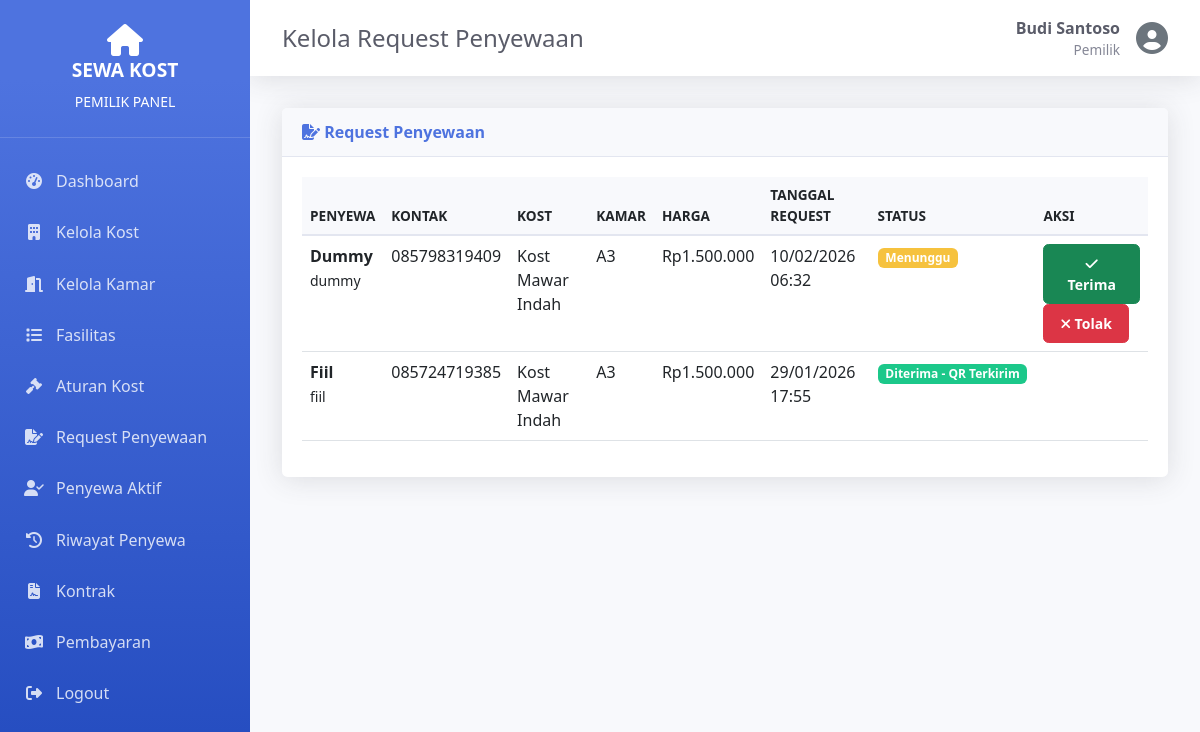
The app's page /pemilik/request_sewa.php (signed in) with its own data.
### tables this page shows
CREATE TABLE `request_sewa` (
  `id` int(11) NOT NULL AUTO_INCREMENT,
  `user_id` int(11) NOT NULL,
  `kamar_id` int(11) NOT NULL,
  `tanggal_request` datetime DEFAULT current_timestamp(),
  `status` enum('Menunggu','Diterima','Ditolak','Menunggu Konfirmasi','Selesai') DEFAULT 'Menunggu',
  `qr_code` varchar(255) DEFAULT NULL,
  `qr_expired` datetime DEFAULT NULL,
  `bukti_pembayaran` varchar(255) DEFAULT NULL,
  `created_at` datetime DEFAULT current_timestamp(),
  `updated_at` datetime DEFAULT current_timestamp() ON UPDATE current_timestamp(),
  PRIMARY KEY (`id`),
  KEY `user_id` (`user_id`),
  KEY `kamar_id` (`kamar_id`),
  CONSTRAINT `request_sewa_ibfk_1` FOREIGN KEY (`user_id`) REFERENCES `users` (`id`) ON DELETE CASCADE,
  CONSTRAINT `request_sewa_ibfk_2` FOREIGN KEY (`kamar_id`) REFERENCES `kamar` (`id`) ON DELETE CASCADE
);

CREATE TABLE `users` (
  `id` int(11) NOT NULL AUTO_INCREMENT,
  `username` varchar(50) NOT NULL,
  `password` varchar(255) NOT NULL,
  `nama_lengkap` varchar(100) NOT NULL,
  `email` varchar(100) DEFAULT NULL,
  `no_hp` varchar(20) DEFAULT NULL,
  `role` enum('admin','pemilik','pembeli') NOT NULL,
  `created_at` timestamp NOT NULL DEFAULT current_timestamp(),
  PRIMARY KEY (`id`),
  UNIQUE KEY `username` (`username`)
);

CREATE TABLE `kost` (
  `id` int(11) NOT NULL AUTO_INCREMENT,
  `pemilik_id` int(11) NOT NULL,
  `nama_kost` varchar(100) NOT NULL,
  `alamat` text NOT NULL,
  `kota` varchar(50) DEFAULT NULL,
  `deskripsi` text DEFAULT NULL,
  `foto` varchar(255) DEFAULT NULL,
  `created_at` timestamp NOT NULL DEFAULT current_timestamp(),
  PRIMARY KEY (`id`),
  KEY `pemilik_id` (`pemilik_id`),
  CONSTRAINT `kost_ibfk_1` FOREIGN KEY (`pemilik_id`) REFERENCES `users` (`id`) ON DELETE CASCADE
);

CREATE TABLE `kamar` (
  `id` int(11) NOT NULL AUTO_INCREMENT,
  `kost_id` int(11) NOT NULL,
  `nomor_kamar` varchar(20) NOT NULL,
  `harga_sewa` decimal(12,2) NOT NULL,
  `status` enum('Kosong','Terisi','Maintenance') DEFAULT 'Kosong',
  `foto` varchar(255) DEFAULT NULL,
  `fasilitas` text DEFAULT NULL,
  `created_at` timestamp NOT NULL DEFAULT current_timestamp(),
  PRIMARY KEY (`id`),
  KEY `kost_id` (`kost_id`),
  CONSTRAINT `kamar_ibfk_1` FOREIGN KEY (`kost_id`) REFERENCES `kost` (`id`) ON DELETE CASCADE
);

### lib/auth.php (called while the page is built, shortened)
<?php
require_once __DIR__ . '/database.php';
class Auth {
    public static function id() {
        return $_SESSION['user_id'] ?? null;
    }
}

### lib/database.php (called while the page is built, shortened)
<?php
class Database {
    private static $connection = null;
    public static function connect() {
        if (self::$connection === null) {
            self::$connection = new mysqli(DB_HOST, DB_USER, DB_PASS, DB_NAME);
            self::$connection->set_charset("utf8mb4");
        }
        return self::$connection;
    }
    public static function query($sql) {
        $conn = self::connect();
        $result = $conn->query($sql);
        return $result;
    }
    public static function fetchAll($sql) {
        $result = self::query($sql);
        $data = [];
        while ($row = $result->fetch_assoc()) {
            $data[] = $row;
        }
        return $data;
    }
}

### lib/request.php (called while the page is built, shortened)
<?php
require_once __DIR__.'/database.php';
require_once __DIR__.'/auth.php';
class RequestSewa{
    public static function getRequestByPemilik($pemilik_id){
        return Database::fetchAll("
            SELECT rs.*,
                   u.nama_lengkap,
                   u.username,
                   u.no_hp,
                   k.nomor_kamar,
                   ks.nama_kost,
                   k.harga_sewa,
                   k.foto as foto_kamar,
                   DATE_ADD(rs.created_at, INTERVAL 24 HOUR) as batas_waktu
            FROM request_sewa rs
            JOIN kamar k ON rs.kamar_id = k.id
            JOIN kost ks ON k.kost_id = ks.id
            JOIN users u ON rs.user_id = u.id
            WHERE ks.pemilik_id=$pemilik_id
            AND rs.status IN('Menunggu','Diterima','Menunggu Konfirmasi')
            ORDER BY rs.created_at DESC
        ");
    }
}
?>

### pemilik/request_sewa.php (the view, shortened to what this page needs)
<?php
require_once __DIR__ . '/../lib/auth.php';
require_once __DIR__ . '/../lib/database.php';
require_once __DIR__ . '/../lib/request.php';
$userId = Auth::id();
$requests = RequestSewa::getRequestByPemilik($userId);
include __DIR__ . '/../layout/header.php';
include __DIR__ . '/../layout/sidebar.php';
?>
<div class="card">
    <div class="card-header">
        <i class="fas fa-file-signature"></i> Request Penyewaan
    </div>
    <div class="card-body">
        <?php if (empty($requests)): ?>
        <div class="alert alert-info">
            <i class="fas fa-info-circle"></i> Belum ada request penyewaan
        </div>
        <?php else: ?>
        <div class="table-responsive">
            <table class="table table-hover">
                <thead>
                    <tr>
                        <th>Penyewa</th>
                        <th>Kontak</th>
                        <th>Kost</th>
                        <th>Kamar</th>
                        <th>Harga</th>
                        <th>Tanggal Request</th>
                        <th>Status</th>
                        <th>Aksi</th>
                    </tr>
                </thead>
                <tbody>
                    <?php foreach ($requests as $req): ?>
                    <tr>
                        <td>
                            <strong><?php echo htmlspecialchars($req['nama_lengkap']); ?></strong><br>
                            <small><?php echo htmlspecialchars($req['username']); ?></small>
                        </td>
                        <td><?php echo htmlspecialchars($req['no_hp']); ?></td>
                        <td><?php echo htmlspecialchars($req['nama_kost']); ?></td>
                        <td><?php echo htmlspecialchars($req['nomor_kamar']); ?></td>
                        <td>Rp<?php echo number_format($req['harga_sewa'], 0, ',', '.'); ?></td>
                        <td><?php echo date('d/m/Y H:i', strtotime($req['created_at'])); ?></td>
                        <td>
                            <?php if ($req['status'] === 'Menunggu'): ?>
                                <span class="badge bg-warning">Menunggu</span>
                            <?php elseif ($req['status'] === 'Diterima'): ?>
                                <span class="badge bg-success">Diterima - QR Terkirim</span>
                            <?php elseif ($req['status'] === 'Menunggu Konfirmasi'): ?>
                                <span class="badge bg-info">Menunggu Konfirmasi Bukti</span>
                            <?php endif; ?>
                        </td>
                        <td>
                            <?php if ($req['status'] === 'Menunggu'): ?>
                            <form method="POST" class="d-inline" onsubmit="return confirm('Terima request ini?')">
                                <button type="submit" class="btn btn-success btn-sm">
                                    <i class="fas fa-check"></i> Terima
                                </button>
                            </form>
                            <form method="POST" class="d-inline" onsubmit="return confirm('Tolak request ini?')">
                                <button type="submit" class="btn btn-danger btn-sm">
                                    <i class="fas fa-times"></i> Tolak
                                </button>
                            </form>
                            <?php endif; ?>
                        </td>
                    </tr>
                    <?php endforeach; ?>
                </tbody>
            </table>
        </div>
        <?php endif; ?>
    </div>
</div>
<?php include __DIR__ . '/../layout/footer.php'; ?>

### assets/css/style.css (style rules this page uses)
:root { --primary-color: #4e73df; --secondary-color: #858796; --success-color: #1cc88a; --danger-color: #e74a3b; --warning-color: #f6c23e; --info-color: #36b9cc; --sidebar-width: 250px; }
* { margin: 0; padding: 0; box-sizing: border-box; }
body { font-family: 'Segoe UI', Tahoma, Geneva, Verdana, sans-serif; background-color: #f8f9fc; color: #5a5c69; }
.card { border: none; border-radius: 0.35rem; box-shadow: 0 0.15rem 1.75rem 0 rgba(58, 59, 69, 0.15); }
.card-header { background-color: #f8f9fc; border-bottom: 1px solid #e3e6f0; padding: 0.75rem 1.25rem; font-weight: bold; color: var(--primary-color); }
.card-body { padding: 1.25rem; }
.table { color: #5a5c69; }
.table thead th { background-color: #f8f9fc; border-bottom: 2px solid #e3e6f0; font-weight: bold; text-transform: uppercase; font-size: 0.85rem; }
.btn { padding: 0.5rem 1rem; border-radius: 0.35rem; font-weight: 600; transition: all 0.3s; }
.bg-success { background-color: var(--success-color) !important; }
.bg-warning { background-color: var(--warning-color) !important; }

### records on screen
request_sewa: user.nama_lengkap "Dummy", user.username "dummy", user.no_hp "085798319409", kost.nama_kost "Kost Mawar Indah", kamar.nomor_kamar "A3", kamar.harga_sewa "1.500.000", created_at "10/02/2026 06:32", status "Menunggu"
request_sewa: user.nama_lengkap "Fiil", user.username "fiil", user.no_hp "085724719385", kost.nama_kost "Kost Mawar Indah", kamar.nomor_kamar "A3", kamar.harga_sewa "1.500.000", created_at "29/01/2026 17:55", status "Diterima - QR Terkirim"

### other values on screen
$role "PEMILIK"
$pageTitle "Kelola Request Penyewaan"
$user['nama_lengkap'] "Budi Santoso"
$user['role'] "Pemilik"
